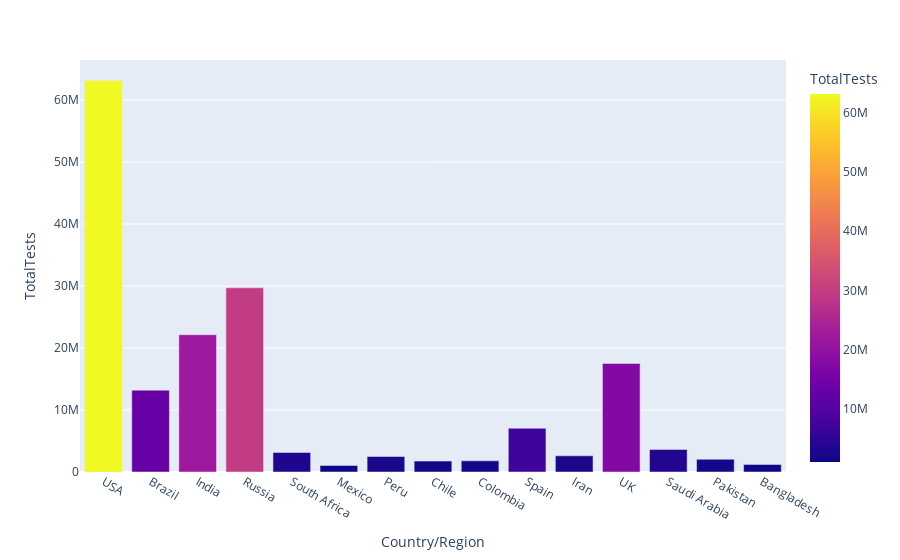

The cell this chart's notebook holds for it:
### Markdown cell above
### BAR graph representing the total teste performed in different country/region.

### Code cell
px.bar(data1.head(15), x = 'Country/Region', y = 'TotalTests', 
       color = 'TotalTests', height = 500, hover_data = ['Country/Region', 'Continent'])

### Figure 1 — Plotly figure (JSON) as saved in the notebook; plotly's stock layout.template omitted (floating-point values rounded to 4 significant figures)
{"data": [{"alignmentgroup": "True", "customdata": [["North America"], ["South America"], ["Asia"], ["Europe"], ["Africa"], ["North America"], ["South America"], ["South America"], ["South America"], ["Europe"], ["Asia"], ["Europe"], ["Asia"], ["Asia"], ["Asia"]], "hovertemplate": "Country/Region=%{x}<br>TotalTests=%{marker.color}<br>Continent=%{customdata[0]}<extra></extra>", "legendgroup": "", "marker": {"color": [63139605, 13206188, 22149351, 29716907, 3149807, 1056915, 2493429, 1760615, 1801835, 7064329, 2612763, 17515234, 3635705, 2058872, 1225124], "coloraxis": "coloraxis", "pattern": {"shape": ""}}, "name": "", "offsetgroup": "", "orientation": "v", "showlegend": false, "textposition": "auto", "type": "bar", "x": ["USA", "Brazil", "India", "Russia", "South Africa", "Mexico", "Peru", "Chile", "Colombia", "Spain", "Iran", "UK", "Saudi Arabia", "Pakistan", "Bangladesh"], "xaxis": "x", "y": [63139605, 13206188, 22149351, 29716907, 3149807, 1056915, 2493429, 1760615, 1801835, 7064329, 2612763, 17515234, 3635705, 2058872, 1225124], "yaxis": "y"}], "layout": {"autosize": true, "barmode": "relative", "coloraxis": {"colorbar": {"title": {"text": "TotalTests"}}, "colorscale": [[0, "#0d0887"], [0.1111, "#46039f"], [0.2222, "#7201a8"], [0.3333, "#9c179e"], [0.4444, "#bd3786"], [0.5556, "#d8576b"], [0.6667, "#ed7953"], [0.7778, "#fb9f3a"], [0.8889, "#fdca26"], [1, "#f0f921"]]}, "legend": {"tracegroupgap": 0}, "margin": {"t": 60}, "xaxis": {"anchor": "y", "autorange": true, "domain": [0, 1], "range": [-0.5, 14.5], "title": {"text": "Country/Region"}, "type": "category"}, "yaxis": {"anchor": "x", "autorange": true, "domain": [0, 1], "range": [0, 66460000.0], "title": {"text": "TotalTests"}, "type": "linear"}}}
